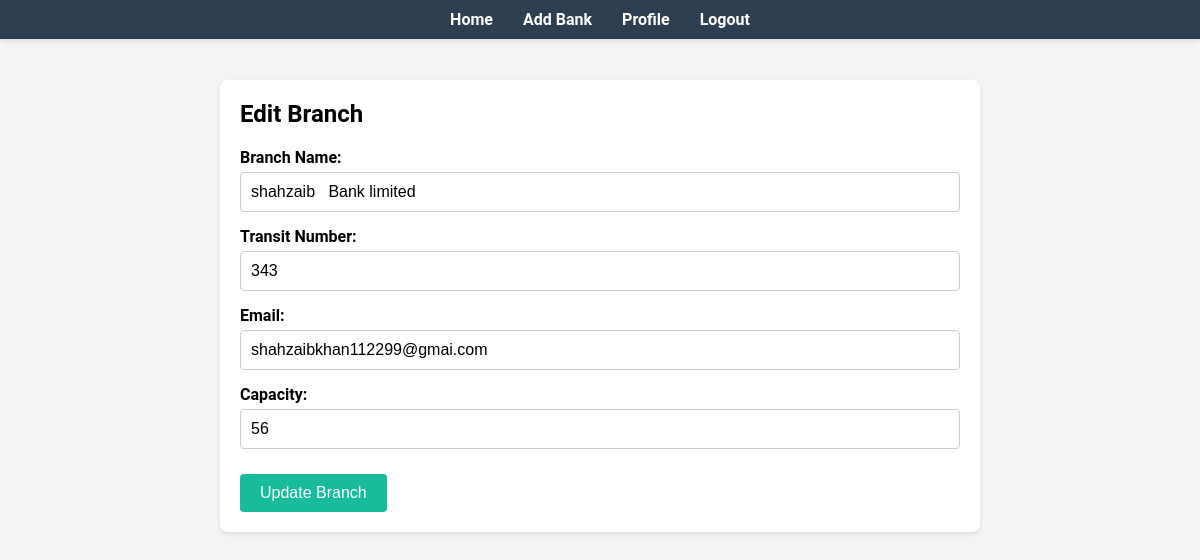
The page /branch_edit/16 (signed in) on the database its author committed.
### Bank/models.py (models this page shows)
class Branch(models.Model):
    name = models.CharField(max_length=100)
    transit_num = models.CharField(max_length=100)
    address = models.TextField()
    email = models.EmailField()
    capacity = models.CharField(max_length=100)
    Bank_id=models.ForeignKey(Bank,on_delete=models.CASCADE, related_name='branches')

### Bank/views.py (the view, shortened to what this page needs)
# urls.py: path('branch_edit/<int:id>',views.branch_edit,name='branch_edit'),
@login_required
def branch_edit(request, id):
    branch = get_object_or_404(Branch, id=id)
    return render(request, 'branch_edit.html', {'branch': branch,'id':id})

### Account/meddelware/main.py (called while the page is built)
    def __call__(self, request):
        user = request.user
        if user.is_authenticated:
            print(user.first_name)
        else:
            print("Unknown user")
        response = self.get_response(request)
        return response

### templates/branch_edit.html (shortened to what this page needs)
<!DOCTYPE html>
<html lang="en">
<head>
</head>
<body>
    <nav class="navbar">
        <ul class="navbar-list">
            <li><a href="{% url 'Account:success_login' %}">Home</a></li>
            <li><a href="{% url 'Bank:add' %}">Add Bank</a></li>
            <li><a href="{% url 'Account:profile2' %}">Profile</a></li>
            <li><a href="{% url 'Account:Logout' %}">Logout</a></li>
        </ul>
    </nav>
    <div class="container">
        <h2>Edit Branch</h2>
        <form action="{% url 'Bank:branch_edit' id %}" method="POST">
            <div class="form-group">
                <label for="name">Branch Name:</label>
                <input type="text" id="name" name="name" value="{{ branch.name }}" required>
            </div>
            <div class="form-group">
                <label for="transit_num">Transit Number:</label>
                <input type="text" id="transit_num" name="transit_num" value="{{ branch.transit_num }}" required>
            </div>
            <div class="form-group">
                <label for="email">Email:</label>
                <input type="email" id="email" name="email" value="{{ branch.email }}" required>
            </div>
            <div class="form-group">
                <label for="capacity">Capacity:</label>
                <input type="number" id="capacity" name="capacity" value="{{ branch.capacity }}" required>
            </div>
            <button type="submit" class="submit-button">Update Branch</button>
        </form>
    </div>
</body>
</html>

### templates/branch_edit.html (style rules this page uses)
body { font-family: 'Roboto', sans-serif; margin: 0; padding: 0; background-color: #f4f4f4; }
.navbar { background-color: #2c3e50; padding: 10px 0; margin-bottom: 20px; position: fixed; top: 0; width: 100%; z-index: 1000; box-shadow: 0 2px 5px rgba(0,0,0,0.1); }
.navbar-list { list-style: none; padding: 0; display: flex; justify-content: center; margin: 0; }
.navbar-list li { margin: 0 15px; }
.navbar-list a { color: white; text-decoration: none; font-weight: bold; transition: color 0.3s ease; }
.container { width: 60%; margin: 80px auto 20px auto; padding: 20px; background-color: white; box-shadow: 0 2px 5px rgba(0,0,0,0.1); border-radius: 8px; }
h2 { margin-top: 0; margin-bottom: 20px; }
.form-group { margin-bottom: 15px; }
.form-group label { display: block; font-weight: bold; margin-bottom: 5px; }
.form-group input, .form-group select { width: calc(100% - 22px); padding: 10px; font-size: 16px; border: 1px solid #ccc; border-radius: 4px; }
.submit-button { background-color: #18bc9c; color: white; border: none; padding: 10px 20px; border-radius: 4px; cursor: pointer; font-size: 16px; transition: background-color 0.3s ease; margin-top: 10px; }

### rows shown on the page
Branch: name "shahzaib Bank limited", transit_num "343", email "shahzaibkhan112299@gmai.com", capacity "56"
